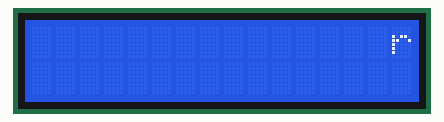
This sketch was run on a simulated Arduino Uno, built with avr-gcc and run on an emulated ATmega328P. Shown: 16×2 character LCD.

Above: at 3.85 s.
At 7.15 s:
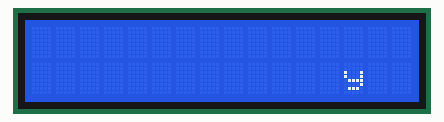
At 10.67 s:
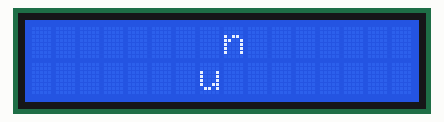
At 17.79 s:
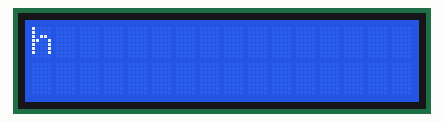
At 26.84 s:
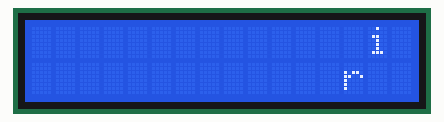
At 36.0 s:
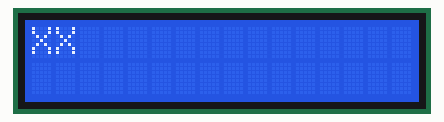

The sketch:

tugasharisp4.ino
```cpp
#include <LiquidCrystal.h>
const int rs = 13, en = 12, d4 = 11, d5 = 10, d6 = 9, d7 = 8;
LiquidCrystal lcd(rs, en, d4, d5, d6, d7);
char rifky1[6] = {'r', 'i', 'f', 'k','y'};
char rifky2[6] = {'\0', 'r', 'i', 'f', 'k','y'};
char asuna1[6] = {'a', 's', 'u', 'n','a'};
char asuna2[6] = {'\0', 'a', 's', 'u', 'n','a'};
char shino1[6] = {'s', 'h', 'i', 'n','o'};
char shino2[6] = {'\0', 's', 'h', 'i', 'n','o'};
void setup() {
lcd.begin(16, 2);
}
void loop() {
for (int positionCounter = 0; positionCounter < 39;
positionCounter++)
{ lcd.setCursor(16,0);
lcd.print("AdaYangTegakTapiBukanKeadlian");
lcd.scrollDisplayLeft();
delay(50);
}
lcd.clear();
for (int positionCounter = 0; positionCounter <30;
positionCounter++)
{
lcd.setCursor(17,1);
lcd.print("Rifky");
lcd.scrollDisplayLeft();
delay(50);
}
lcd.clear();
for (int positionCounter = 0; positionCounter <3;
positionCounter++)
{
for (int i = 0; i < 6; i++){
lcd.setCursor(15,0);
lcd.print(rifky1[i]);
lcd.setCursor(14,1);
lcd.print(rifky2[i]);
delay(300);
}
lcd.scrollDisplayLeft();
}
lcd.clear();
lcd.setCursor(12,0);
lcd.print("X");
lcd.setCursor(11,1);
lcd.print("X");
delay(500);
lcd.clear();
for (int positionCounter = 0; positionCounter <3;
positionCounter++)
for (int i = 0; i < 6; i++){
lcd.setCursor(11,0);
lcd.print(asuna1[i]);
lcd.setCursor(10,1);
lcd.print(asuna2[i]);
delay(300);
lcd.scrollDisplayLeft();
}//end of call intan
lcd.clear();
lcd.print("X");
lcd.print("X");
delay(500);
lcd.clear();
for (int positionCounter = 0; positionCounter <3;
positionCounter++)
for (int i = 0; i < 6; i++){
lcd.setCursor(7,0);
lcd.print(shino1[i]);
lcd.setCursor(6,1);
lcd.print(shino2[i]);
delay(300);
lcd.scrollDisplayLeft();
}}
```

Measured:
- what the display in image 5 shows lasts 0.5 s, from 35.9 s to 36.4 s
